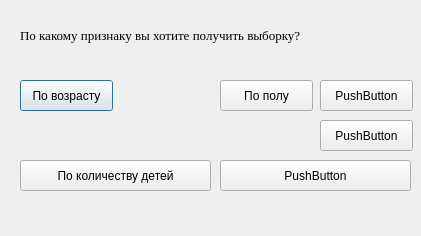
<?xml version="1.0" encoding="UTF-8"?>
<ui version="4.0">
 <class>Dialog</class>
 <widget class="QDialog" name="Dialog">
  <property name="geometry">
   <rect>
    <x>0</x>
    <y>0</y>
    <width>421</width>
    <height>236</height>
   </rect>
  </property>
  <property name="windowTitle">
   <string>Dialog</string>
  </property>
  <widget class="QLabel" name="label">
   <property name="geometry">
    <rect>
     <x>20</x>
     <y>20</y>
     <width>371</width>
     <height>31</height>
    </rect>
   </property>
   <property name="font">
    <font>
     <family>Times New Roman</family>
     <pointsize>10</pointsize>
    </font>
   </property>
   <property name="text">
    <string>По какому признаку вы хотите получить выборку?</string>
   </property>
  </widget>
  <widget class="QPushButton" name="pushButton">
   <property name="geometry">
    <rect>
     <x>20</x>
     <y>80</y>
     <width>93</width>
     <height>31</height>
    </rect>
   </property>
   <property name="text">
    <string>По возрасту</string>
   </property>
  </widget>
  <widget class="QPushButton" name="pushButton_3">
   <property name="geometry">
    <rect>
     <x>20</x>
     <y>160</y>
     <width>191</width>
     <height>31</height>
    </rect>
   </property>
   <property name="text">
    <string>По количеству детей</string>
   </property>
  </widget>
  <widget class="QPushButton" name="pushButton_4">
   <property name="geometry">
    <rect>
     <x>220</x>
     <y>80</y>
     <width>93</width>
     <height>31</height>
    </rect>
   </property>
   <property name="text">
    <string>По полу</string>
   </property>
  </widget>
  <widget class="QPushButton" name="pushButton_5">
   <property name="geometry">
    <rect>
     <x>320</x>
     <y>80</y>
     <width>93</width>
     <height>31</height>
    </rect>
   </property>
   <property name="text">
    <string>PushButton</string>
   </property>
  </widget>
  <widget class="QPushButton" name="pushButton_9">
   <property name="geometry">
    <rect>
     <x>320</x>
     <y>120</y>
     <width>93</width>
     <height>31</height>
    </rect>
   </property>
   <property name="text">
    <string>PushButton</string>
   </property>
  </widget>
  <widget class="QPushButton" name="pushButton_10">
   <property name="geometry">
    <rect>
     <x>220</x>
     <y>160</y>
     <width>191</width>
     <height>31</height>
    </rect>
   </property>
   <property name="text">
    <string>PushButton</string>
   </property>
  </widget>
 </widget>
 <resources/>
 <connections/>
</ui>
